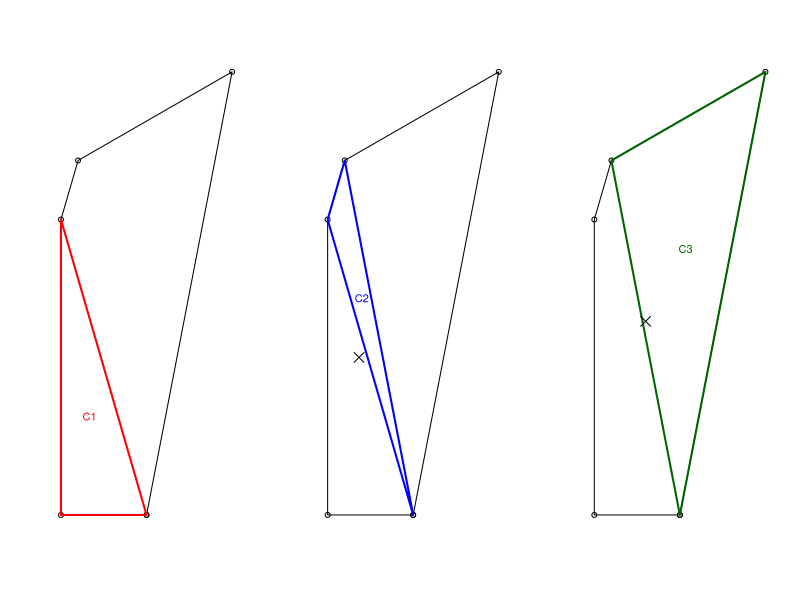
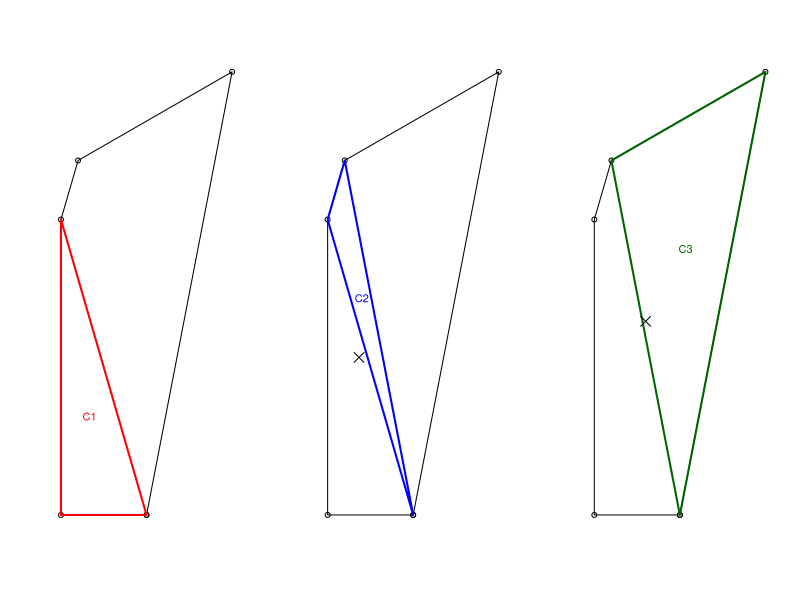

Write the R code that produced these figures, in order.
# Aim: create visualisation showing steps in centroid algorithm
if(!exists("poly_mat")) {
  # source("code/chapters/10-algorithms.R")
  x_coords = c(10, 0, 0, 2, 20, 10)
  y_coords = c(0, 0, 10, 12, 15, 0)
  poly_mat = cbind(x_coords, y_coords)
  O = poly_mat[1, ] # create a point representing the origin
  
  t_area = function(x) {
    abs(
      x[1, 1] * (x[2, 2] - x[3, 2]) +
        x[2, 1] * (x[3, 2] - x[1, 2]) +
        x[3, 1] * (x[1, 2] - x[2, 2])
    ) / 2
  }
  
  t_centroid = function(x) {
    (x[1, ] + x[2, ] + x[3, ]) / 3
  }
  
  i = 2:(nrow(poly_mat) - 2)
  T_all = purrr::map(i, ~rbind(O, poly_mat[.:(. + 1), ], O))
  A = purrr::map_dbl(T_all, ~t_area(.))
  C = t(sapply(T_all, t_centroid))
}
# plot(poly_mat)
# lines(poly_mat)

# # manual solution:
# lines(T_all[[1]], col = "blue", lwd = 2)
# text(x = C[1, 1], y = C[1, 2], "C1", col = "blue")
# lines(T_all[[2]], col = "red", lwd = 2)
# text(x = C[2, 1], y = C[2, 2], "C2", col = "red")

# iterating solution:
par(mfrow = c(1, 3)) # optional wide plot (alternative = animation)
i = 2
cols = c("red", "blue", "darkgreen")
for(i in rep(1:length(T_all), 2)) {
  if(i == 1 | sum(par()$mfrow) > 2) {
    plot(poly_mat, xlab = "", ylab = "", axes = FALSE)
    lines(poly_mat)
  }
  lines(T_all[[i]], col = cols[i], lwd = 2)
  # lines(do.call(rbind, T_all[1:i]), col = cols[1:i], lwd = 2)
  text(x = C[i, 1], y = C[i, 2], paste0("C", i), col = cols[i])
  if(i != 1) {
    points(x = mean(C[1:i, 1]), y = mean(C[1:i, 2]), pch = 4, cex = 2)
  }
  Sys.sleep(time = 0.5)
}
par(mfrow = c(1, 1))
